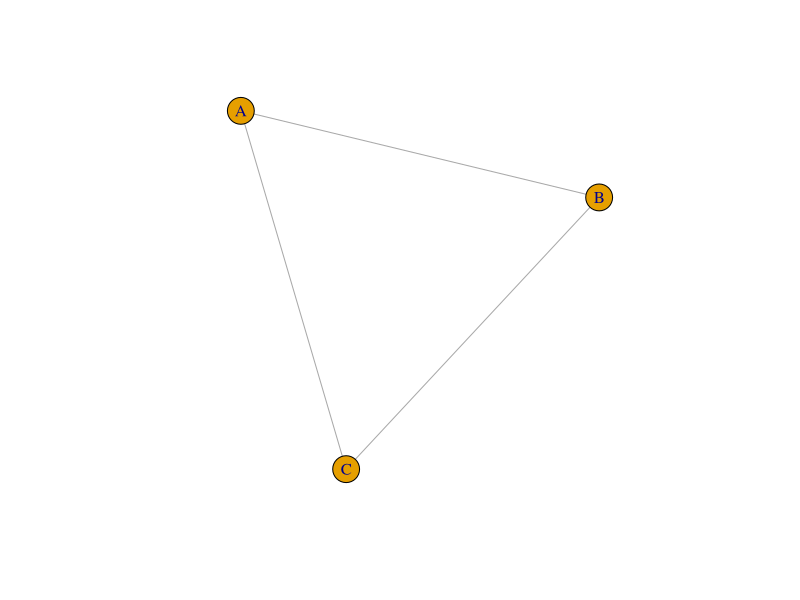

Generate this figure with R:
# Example of an edge list
edge_list <- matrix(c("A", "B", "B", "C", "C", "A"),
                    ncol = 2, byrow = TRUE)
# Printing the edge list
print(edge_list)


# Example of a weighted edge list
weighted_edge_list <- matrix(c(
  "A", "B", 2, "B", "C", 3, "C", "A", 1),
  ncol = 3, byrow = TRUE)
# Printing the weighted edge list
print(weighted_edge_list)


# Example of an adjacency matrix
adj_matrix <- matrix(c(0, 1, 1,
                       1, 0, 1,
                       1, 1, 0), nrow = 3, byrow = TRUE)
# Setting row and column names for clarity
rownames(adj_matrix) <- colnames(adj_matrix) <- c("A", "B", "C")
# Printing the adjacency matrix
print(adj_matrix)



# Install and load igraph
if (!require(igraph)) {
  install.packages("igraph")
  library(igraph)
}
# Create a graph using an edge list
graph <- graph_from_edgelist(edge_list, directed = FALSE)
# Plot the graph
plot(graph)